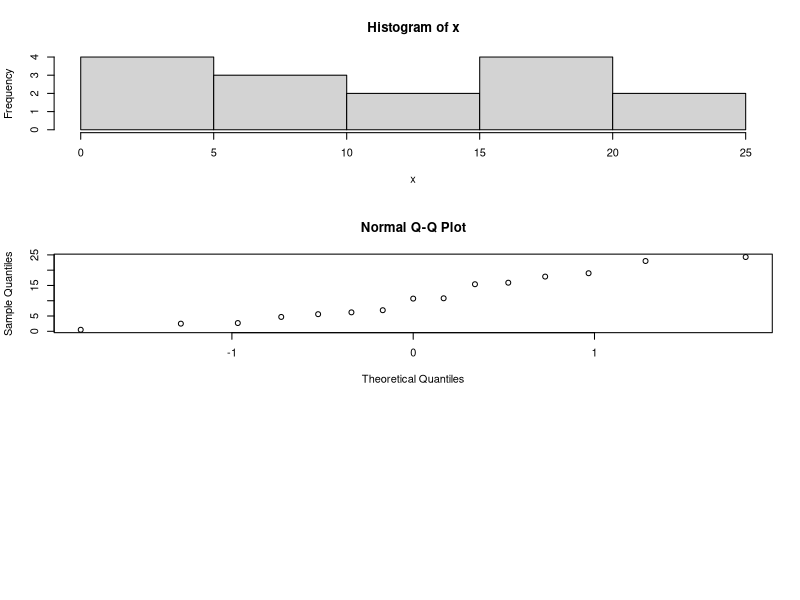
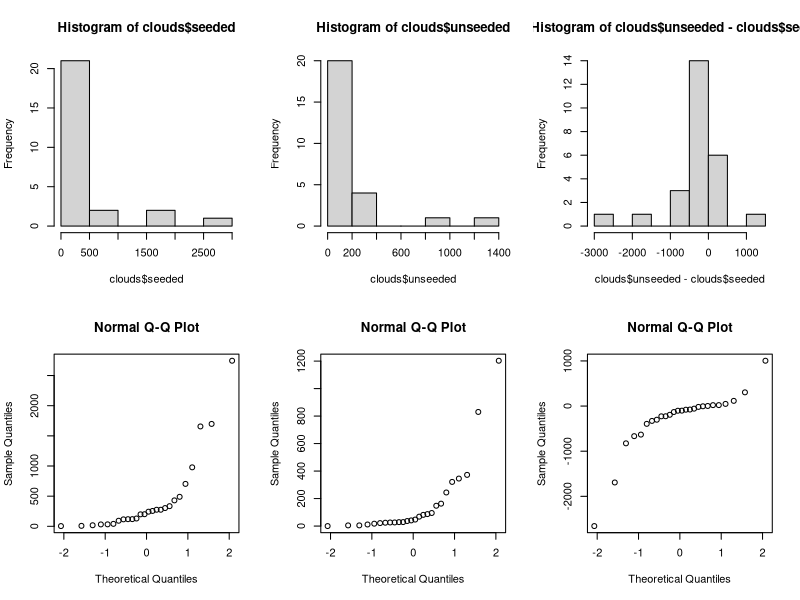
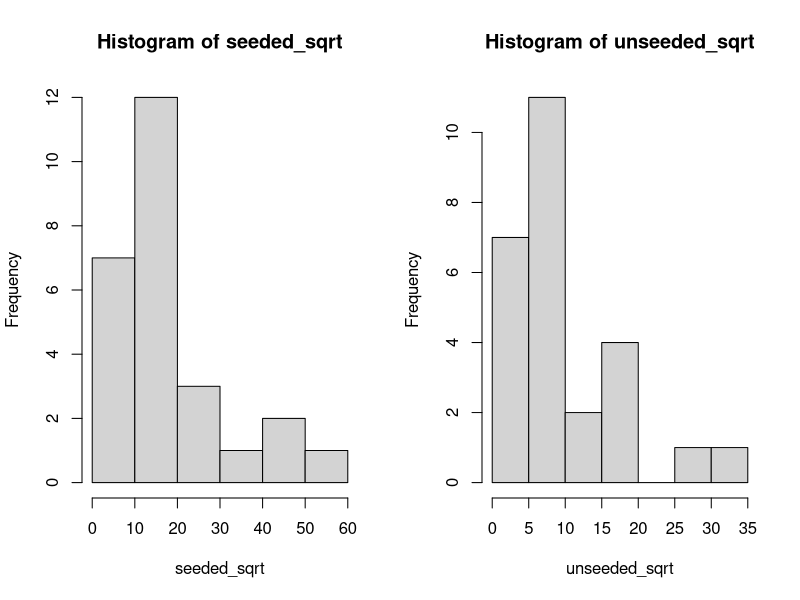
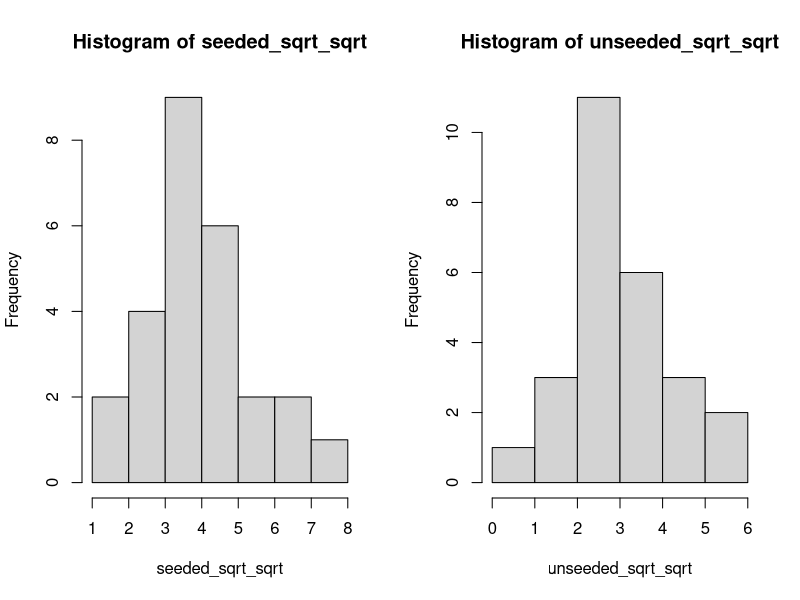
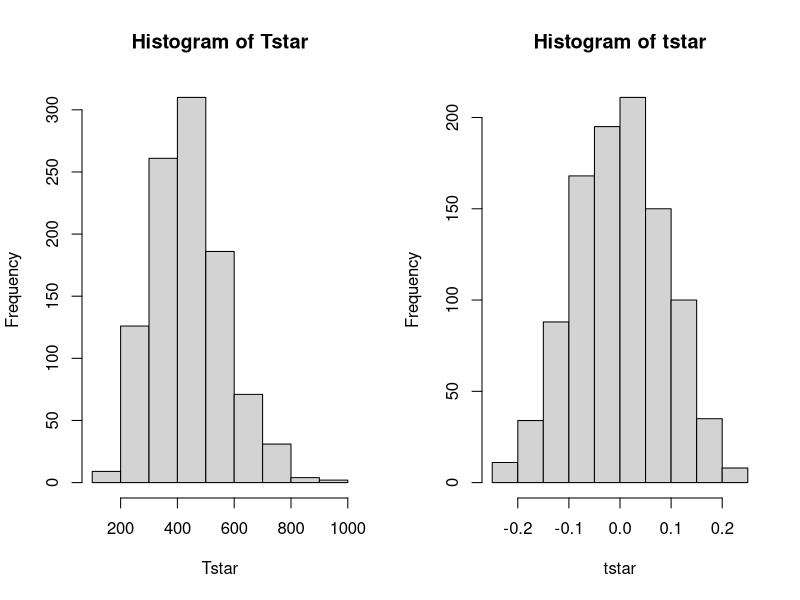
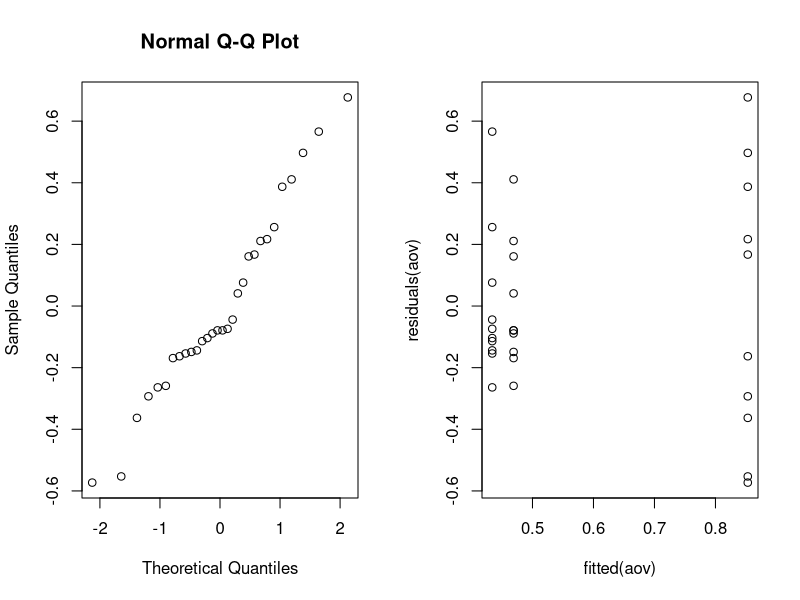
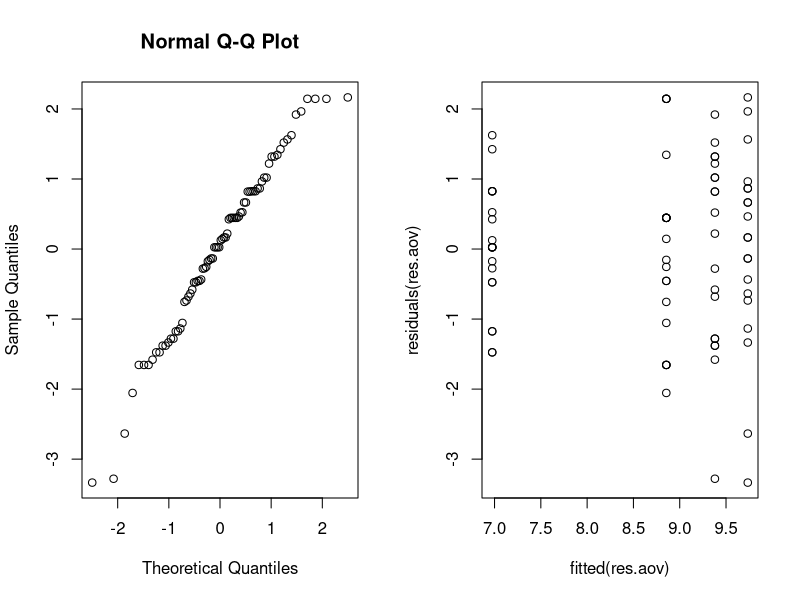
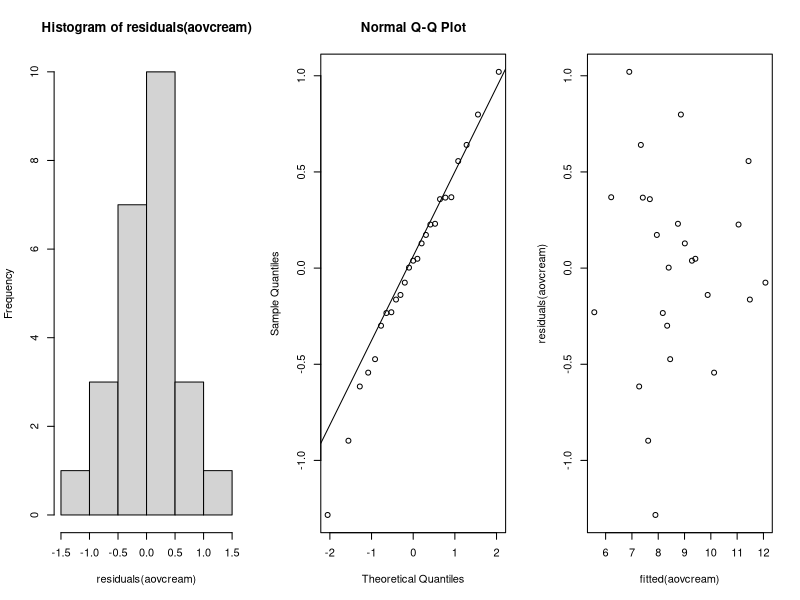

Write R code to recreate these figures, in order.
## ---- chunk 1
x <- as.numeric(list(15.4, 17.9, 19.0, 0.5, 15.9, 2.7, 6.2, 2.5, 
                     4.7, 6.9, 10.8, 24.3, 5.6, 23.0, 10.7))
## ---- chunk 2
par(mfrow=c(3, 1))
shapiro.test(x)
hist(x)
qqnorm(x)
## ---- chunk 3
mu = mean(x)
mu
## ---- chunk 4
s = sd(x)
s
## ---- chunk 5
alpha <- 1 - 0.97
n <- length(x)
ta <- qnorm(1-alpha/2) # not qt(1-alpha/2, df=n-1) because "Assuming normality"
ta
## ---- chunk 6
CI_97 <- c(mu - ta*s/sqrt(n), mu + ta*s/sqrt(n))
CI_97
## ---- chunk 7
E <- 1 # a half of an interval
n_min <- (ta*s/E)^2
n_min
## ---- chunk 8
B = 1000
Tstar = numeric(B)

for(i in 1:B) {
  Xstar = sample(x, replace=TRUE)
  Tstar[i] = mean(Xstar)
}

TstarLower = quantile(Tstar, alpha/2)
TstarUpper = quantile(Tstar, 1-alpha/2)

bootstrap_CI_97 <- c(2*mu - TstarUpper, 2*mu - TstarLower)
bootstrap_CI_97
## ---- chunk 9
t.test(x, mu=15, alt='l')
## ---- chunk 10
# for binom test if you are taking sum(x<15) the alternative should be "g"
res = binom.test(sum(x<15), length(x), p = 0.5, alternative = "greater", conf.level = 0.95)
res
## ---- chunk 11
wilcox.test(x, mu=15, alternative="greater")
## ---- chunk 12
B <- 1000

for(m in 13:15){
  ttest <- numeric(B)
  sign <- numeric(B)
  for(i in 1L:B){
    # sd=1 not s
    h1_sample = rnorm(n, mean=m, sd=1)
    
    ttest[i] <- t.test(h1_sample, mu=mu, alt='l')[[3]]
    sign[i] <- binom.test(sum(h1_sample<mu), length(h1_sample), p = 0.5, 
                          alternative = "greater", conf.level = 0.95)[[3]]
  }
  print(paste0("H1 mu=", m))
  print(paste0("t-test power ", sum(ttest < 0.05)/B))
  print(paste0("sign test power ", sum(sign < 0.05)/B))
}
## ---- chunk 13
p_hat = mean(x > 15.5)
p_hat
## ---- chunk 14
p_hat_r <- 0.53
margin_error = p_hat_r - p_hat
p_hat_l <- p_hat - margin_error
p_hat_l
## ---- chunk 15
se <- sqrt((p_hat * (1 - p_hat)) / n)
z_alpha_by_2 <- margin_error / se
z_alpha_by_2
## ---- chunk 16
alpha = (1 - pnorm(z_alpha_by_2))*2
1-alpha
## ---- chunk 17
prop.test(c(2, 6), c(5, 10))
## ---- chunk 18
clouds <- read.table("data/clouds.txt", header=TRUE)

par(mfrow=c(2, 3))
hist(clouds$seeded)
hist(clouds$unseeded)
hist(clouds$unseeded - clouds$seeded)
qqnorm(clouds$seeded)
qqnorm(clouds$unseeded)
qqnorm(clouds$unseeded - clouds$seeded)
## ---- chunk 19
shapiro.test(clouds$unseeded - clouds$seeded)
## ---- chunk 20
t.test(clouds$unseeded, clouds$seeded, paired=FALSE)
## ---- chunk 21
wilcox.test(clouds$unseeded, clouds$seeded)
median(clouds$unseeded); median(clouds$seeded)
## ---- chunk 22
ks.test(clouds$unseeded, clouds$seeded)
mean(clouds$unseeded); mean(clouds$seeded)
## ---- chunk 23
unseeded_sqrt <- sqrt(clouds$unseeded)
seeded_sqrt <- sqrt(clouds$seeded)

par(mfrow=c(1, 2))
hist(seeded_sqrt)
hist(unseeded_sqrt)
## ---- chunk 24
shapiro.test(unseeded_sqrt)
shapiro.test(seeded_sqrt)
## ---- chunk 25
t.test(unseeded_sqrt, seeded_sqrt, paired=FALSE)
wilcox.test(unseeded_sqrt, seeded_sqrt)
ks.test(unseeded_sqrt, seeded_sqrt)
## ---- chunk 26
unseeded_sqrt_sqrt <- sqrt(unseeded_sqrt)
seeded_sqrt_sqrt <- sqrt(seeded_sqrt)

par(mfrow=c(1, 2))
hist(seeded_sqrt_sqrt)
hist(unseeded_sqrt_sqrt)
## ---- chunk 27
shapiro.test(unseeded_sqrt_sqrt)
shapiro.test(seeded_sqrt_sqrt)
## ---- chunk 28
t.test(unseeded_sqrt_sqrt, seeded_sqrt_sqrt, paired=FALSE)
wilcox.test(unseeded_sqrt_sqrt, seeded_sqrt_sqrt)
ks.test(unseeded_sqrt_sqrt, seeded_sqrt_sqrt)
## ---- chunk 29
seeded <- clouds$seeded

B <- 1000
Tstar <- numeric(B)
for(i in 1:B){
  Xstar <- sample(seeded, replace=TRUE)
  Tstar[i] <- mean(Xstar)
}

hist(Tstar)
## ---- chunk 30
lambda_hat <- 1/mean(Tstar)

alpha <- 1 - 0.95
deltastar <- 1/Tstar - lambda_hat
d <- quantile(deltastar, c(alpha/2, 1-alpha/2))
CI95 = lambda_hat - c(d[2], d[1])
lambda_hat; CI95
## ---- chunk 31
B <- 1000
t <- median(seeded)
tstar <- numeric(B)
n <- length(seeded)
for(i in 1:B){
  xstar <- rexp(n, lambda_hat)
  tstar[i] <- median(xstar)
}
pl <- sum(tstar<t)/B
pr <- sum(tstar>t)/B
p <- 2*min(pl, pr)
pl;pr;p
## ---- chunk 32
ks.test(seeded, rexp(n, lambda_hat))
## ---- chunk 33
# group with elements < 300 is GREATER (larger) than the opposite (>=) ~in other words~ median is lees than 300
# this is our H1 (alternative)
binom.test(sum(seeded<300), length(seeded), p = 0.5, 
           alternative = "greater", conf.level = 0.95)
## ---- chunk 34
# group of interest - less than 30. At most 25 -> the group has to me smaller
binom.test(sum(seeded<30), length(seeded), p = 0.25, alternative = "less", conf.level = 0.95)
## ---- chunk 35
dogs <- read.table("data/dogs.txt", header=TRUE)
head(dogs)
## ---- chunk 36
shapiro.test(dogs$isofluorane)
shapiro.test(dogs$cyclopropane)
shapiro.test(dogs$halothane)
## ---- chunk 37
cor.test(dogs$isofluorane, dogs$halothane, method="pearson")
cor.test(dogs$isofluorane, dogs$halothane, method="spearman")
## ---- chunk 38
mystat <- function(x, y) {mean(x-y)}

B <- 1000; tstar <- numeric(B)

for (i in 1:B){
  dogstar <- t(apply(cbind(dogs[,1], dogs[,2]), 1, sample))
  tstar[i] <- mystat(dogstar[,1], dogstar[,2])
}

hist(tstar)

myt <- mystat(dogs[,1], dogs[,2])
pl <- sum(tstar<myt)/B
pr <- sum(tstar>myt)/B
p <- 2*min(pl, pr)
pl;pr;p
## ---- chunk 39
wilcox.test(dogs$isofluorane, dogs$halothane)
## ---- chunk 40
ks.test(dogs[,1], dogs[,2])
## ---- chunk 41
dogframe <- data.frame(concentration=as.vector(as.matrix(dogs)),
                    variety=factor(rep(1:3, each=10)))

options(contrasts = rep ("contr.treatment", 2)) # or contr.sum

aov <- lm(concentration~variety, data=dogframe)
anova(aov)
## ---- chunk 42
shapiro.test(residuals(aov))
par(mfrow=c(1,2)); qqnorm(residuals(aov)); plot(fitted(aov), residuals(aov))
## ---- chunk 43
summary(aov)$coefficients
iso = summary(aov)$coefficients[1]
halo = summary(aov)$coefficients[2]
cyclo = summary(aov)$coefficients[3]
## ---- chunk 44
kruskal.test(concentration ~ variety, data = dogframe)[[3]]
## ---- chunk 45
blood <- read.table("data/hemoglobin.txt", header=TRUE)
blood$rate = as.factor(blood$rate)
blood$method = as.factor(blood$method)

# set.seed(42)
# rows <- sample(nrow(blood))
# randomized <- blood[rows, ]
I = 4 # 4 levels of rate
J = 2 # 2 levels of method
N = 10 # 80 observations/fishes (4*2*N = 80)
rbind(rep(1:I,each=N*J),rep(1:J,N*I),sample(1:(N*I*J)))
## ---- chunk 46
res.aov3 <- aov(hemoglobin ~ rate * method, data = blood)
summary(res.aov3)
## ---- chunk 47
res.aov4 <- aov(hemoglobin ~ rate + method, data = blood)
summary(res.aov4)
## ---- chunk 48
hemo_lm <- lm(hemoglobin ~ rate + method, data = blood)
anova(hemo_lm)
## ---- chunk 49
summary(hemo_lm)
## ---- chunk 50
# Estimate the mean hemoglobin value for rate 3 by using method A
predict(hemo_lm, data.frame(method="A", rate="3"), type="response")
## ---- chunk 51
res.aov <- aov(hemoglobin ~ rate, data = blood)
summary(res.aov)
## ---- chunk 52
shapiro.test(residuals(res.aov))
par(mfrow=c(1,2)); qqnorm(residuals(res.aov)); plot(fitted(res.aov), residuals(res.aov))
## ---- chunk 53
cream <- read.table("data/cream.txt", header=TRUE)

cream$starter <- factor(cream$starter)
cream$position <- factor(cream$position)
cream$batch <- factor(cream$batch)
## ---- chunk 54
aovcream <- lm(acidity ~ batch + position + starter, data=cream)
# Performing Anova Test
anova(aovcream)
## ---- chunk 55
shapiro.test(residuals(aovcream))
par(mfrow=c(1,3))
hist(residuals(aovcream))
qqnorm(residuals(aovcream))
qqline(residuals(aovcream))
plot(fitted(aovcream), residuals(aovcream))
## ---- chunk 56
summary(aovcream)
## ---- chunk 57
model <- lm(acidity ~ starter + batch, data=cream)
#Performing Anova Test
anova(model)
## ---- chunk 58
summary(model)
## ---- chunk 59
shapiro.test(residuals(model))
par(mfrow=c(1,3))
hist(residuals(model))
qqnorm(residuals(model))
qqline(residuals(model))
plot(fitted(model), residuals(model))
## ---- chunk 60
attach(cream)
friedman.test(acidity, starter, batch, data=cream)
## ---- chunk 61
if (!require("lme4")) install.packages("lme4")
library(lme4)
## ---- chunk 62
cream_lmer <- lmer(acidity ~ starter + (1|batch), REML=FALSE, data=cream)
summary(cream_lmer)
